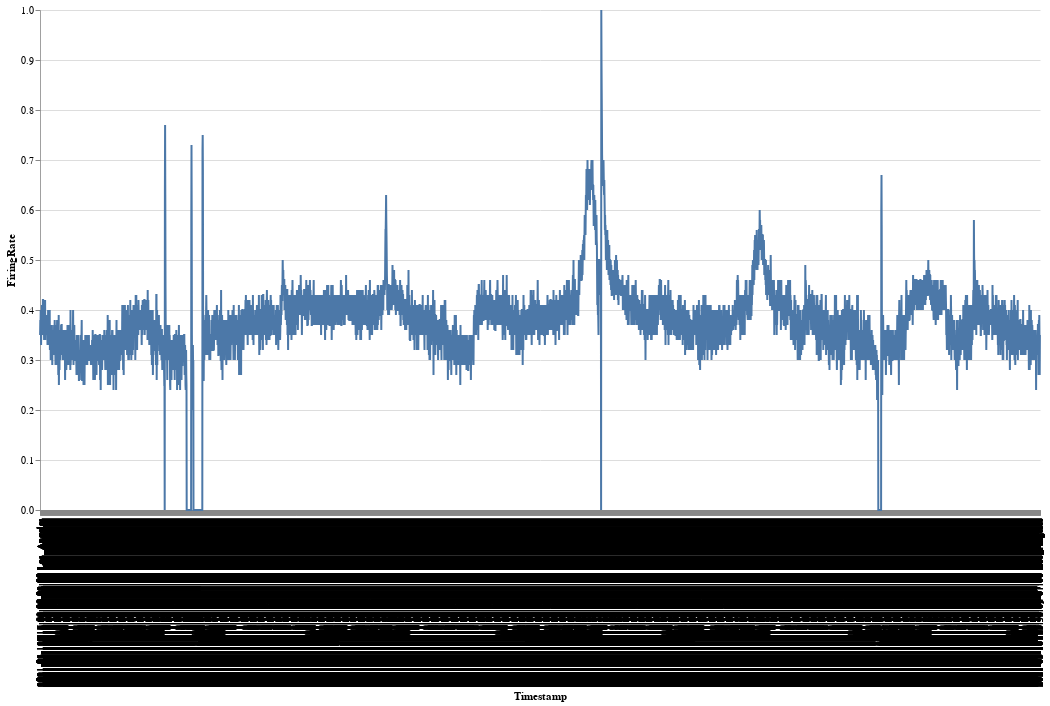

Here is the notebook cell this chart was saved with:
### Code cell
c1 = alt.Chart(sensor1.tail(5000)).mark_line().encode(
    x='Timestamp',
    y='FiringRate'
)

alt.layer(c1).configure_view(
    stroke='transparent'
).configure_axis(
    domainWidth=0.8
).properties(
    width=1000,
    height=500
)

### Figure 1 — Vega-Lite specification as saved in the notebook (floating-point values rounded to 4 significant figures; data arrays with more than 128 entries replaced by an {"elided": "..."} marker saying what was removed)
{"config": {"view": {"continuousWidth": 400, "continuousHeight": 300, "stroke": "transparent"}, "axis": {"domainWidth": 0.8}}, "layer": [{"mark": "line", "encoding": {"x": {"type": "nominal", "field": "Timestamp"}, "y": {"type": "quantitative", "field": "FiringRate"}}}], "data": {"name": "data-275c5c3ceff3890e3a28f14750499674"}, "height": 500, "width": 1000, "$schema": "https://vega.github.io/schema/vega-lite/v4.8.1.json", "datasets": {"data-275c5c3ceff3890e3a28f14750499674": {"elided": "5000 records"}}}
